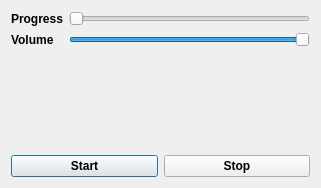
<?xml version="1.0" encoding="UTF-8"?>
<ui version="4.0">
 <class>Dialog</class>
 <widget class="QDialog" name="Dialog">
  <property name="geometry">
   <rect>
    <x>0</x>
    <y>0</y>
    <width>321</width>
    <height>188</height>
   </rect>
  </property>
  <property name="windowTitle">
   <string>Dialog</string>
  </property>
  <layout class="QVBoxLayout" name="verticalLayout">
   <item>
    <layout class="QFormLayout" name="formLayout">
     <item row="0" column="0">
      <widget class="QLabel" name="label">
       <property name="font">
        <font>
         <weight>75</weight>
         <bold>true</bold>
        </font>
       </property>
       <property name="text">
        <string>Progress</string>
       </property>
      </widget>
     </item>
     <item row="0" column="1">
      <widget class="QSlider" name="sliderProgress">
       <property name="orientation">
        <enum>Qt::Horizontal</enum>
       </property>
      </widget>
     </item>
     <item row="1" column="0">
      <widget class="QLabel" name="label_2">
       <property name="font">
        <font>
         <weight>75</weight>
         <bold>true</bold>
        </font>
       </property>
       <property name="text">
        <string>Volume</string>
       </property>
      </widget>
     </item>
     <item row="1" column="1">
      <widget class="QSlider" name="sliderVolume">
       <property name="value">
        <number>99</number>
       </property>
       <property name="orientation">
        <enum>Qt::Horizontal</enum>
       </property>
      </widget>
     </item>
    </layout>
   </item>
   <item>
    <layout class="QHBoxLayout" name="horizontalLayout">
     <item>
      <widget class="QPushButton" name="pushButton">
       <property name="font">
        <font>
         <weight>75</weight>
         <bold>true</bold>
        </font>
       </property>
       <property name="text">
        <string>Start</string>
       </property>
      </widget>
     </item>
     <item>
      <widget class="QPushButton" name="pushButton_2">
       <property name="font">
        <font>
         <weight>75</weight>
         <bold>true</bold>
        </font>
       </property>
       <property name="text">
        <string>Stop</string>
       </property>
      </widget>
     </item>
    </layout>
   </item>
  </layout>
 </widget>
 <layoutdefault spacing="6" margin="11"/>
 <resources/>
 <connections/>
</ui>
